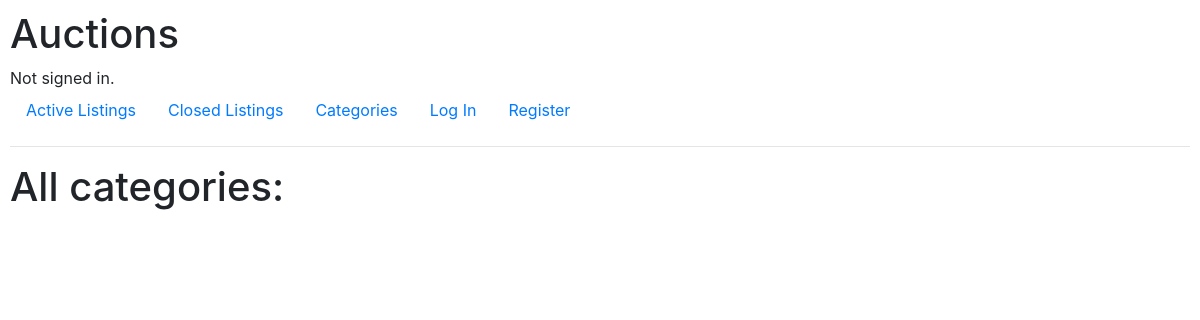
The page /categories on the database as committed earlier.
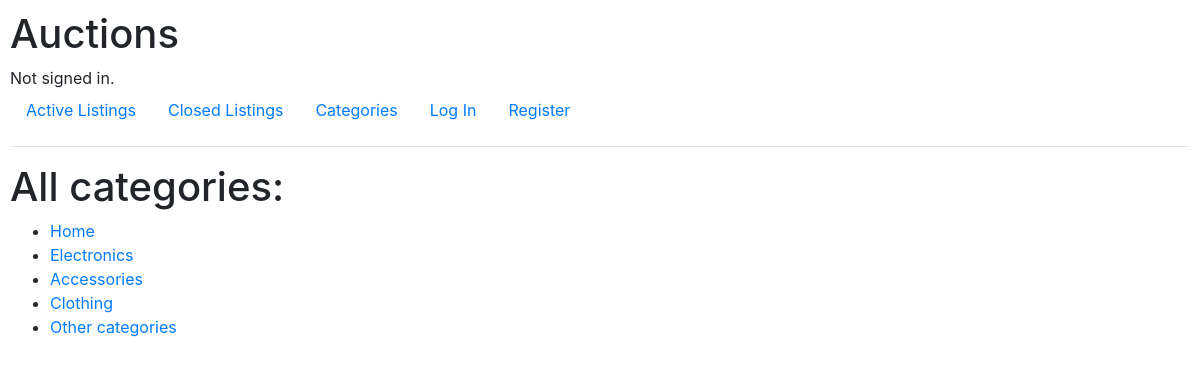
The same page on the database as committed later.
### auctions/models.py (models this page shows)
class Category(models.Model):
    name = models.CharField(max_length=100)
    slug = models.SlugField(max_length=100)

### auctions/views.py (the view)
# urls.py: path("categories", views.categories, name = "categories"),
def categories(request):
    return render(request, "auctions/categories.html", {
        "categories": Category.objects.all()
    })

### auctions/templates/auctions/categories.html
{% extends "auctions/layout.html" %}
{% block body %}
    <h1>All categories: </h1>
    <ul>
        {% for category in categories %}
            <li><a href="{% url 'category' category.slug %}">{{ category.name }}</a></li>
        {% endfor %}
    </ul>
{% endblock %}

### auctions/templates/auctions/layout.html (shortened to what this page needs)
{% load static %}
<!DOCTYPE html>
<html lang="en">
    <head>
        <link rel="stylesheet" href="https://stackpath.bootstrapcdn.com/bootstrap/4.4.1/css/bootstrap.min.css">
        <link href="{% static 'auctions/styles.css' %}" rel="stylesheet">
    </head>
    <body>
        <h1>Auctions</h1>
        <div>
            {% if user.is_authenticated %}
                Signed in as <strong>{{ user.username }}</strong>.
            {% else %}
                Not signed in.
            {% endif %}
        </div>
        <ul class="nav">
            <li class="nav-item">
                <a class="nav-link" href="{% url 'index' %}">Active Listings</a>
            </li>
            <li class="nav-item">
                <a class="nav-link" href="{% url 'closed' %}">Closed Listings</a>
            </li>
            <li class="nav-item">
                <a class="nav-link" href="{% url 'categories' %}">Categories</a>
            </li>
            {% if user.is_authenticated %}
                <li class="nav-item">
                    <a class="nav-link" href="{% url 'logout' %}">Log Out</a>
                </li>
            {% else %}
                <li class="nav-item">
                    <a class="nav-link" href="{% url 'login' %}">Log In</a>
                </li>
                <li class="nav-item">
                    <a class="nav-link" href="{% url 'register' %}">Register</a>
                </li>
            {% endif %}
        </ul>
        <hr>
        {% block body %}
        {% endblock %}
    </body>
</html>

### auctions/static/auctions/styles.css (style rules this page uses)
body { padding: 10px; }

Rows that differ between the two databases and show on the page:
added Category: name "Home"
added Category: name "Electronics"
added Category: name "Accessories"
added Category: name "Clothing"
added Category: name "Other categories"
